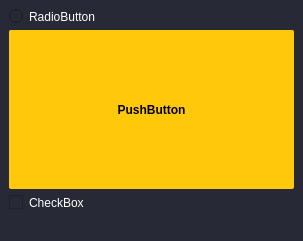
<?xml version="1.0" encoding="UTF-8"?>
<ui version="4.0">
 <class>MainWindow</class>
 <widget class="QMainWindow" name="MainWindow">
  <property name="geometry">
   <rect>
    <x>0</x>
    <y>0</y>
    <width>303</width>
    <height>241</height>
   </rect>
  </property>
  <property name="windowTitle">
   <string>Super Programa</string>
  </property>
  <property name="windowIcon">
   <iconset resource="../recursos.qrc">
    <normaloff>:/data/recursos/info.png</normaloff>:/data/recursos/info.png</iconset>
  </property>
  <property name="styleSheet">
   <string notr="true">QWidget
{
	background-color: #282936;
	color: #ffffff;
	border-color: #000000;

}


/*-----QLabel-----*/
QLabel
{
	background-color: #282936;
	color: #ffffff;
	border-color: #000000;

}


/*-----QToolTip-----*/
QToolTip
{
	background-color: #282936;
	color: #fff;
	border: 1px solid #282936;
	font-weight: bold;

}


/*-----QToolButton-----*/
QPushButton
{
	background-color: #ffc80b;
	color: #000000;
	font-weight: bold;
	border: 0px solid;
	border-radius: 2px;

}


QPushButton::hover
{
	background-color: #ffe152;  

}


QPushButton::pressed
{
	background-color: #e5c010;

}


QPushButton::checked
{
	background-color: #e5c010;

}


/*-----QToolButton-----*/
QToolButton
{
	background-color: #ffc80b;
	color: #000000;
	font-weight: bold;
	border: 0px solid;
	border-radius: 2px;

}


QToolButton::hover
{
	background-color: #ffe152;  

}


QToolButton::pressed
{
	background-color: #e5c010;

}


QToolButton::checked
{
	background-color: #e5c010;

}


/*-----QLineEdit-----*/
QLineEdit
{
	background-color: white;
	color: #000000;
	padding: 3px;
	border: 0px solid;
	border-radius: 2px;
	selection-background-color: #0949ff;

}


QLineEdit::focus
{
	padding: 3px;
	border: 1px solid #0949ff;
	border-radius: 2px;

}


/*-----QTextEdit-----*/
QTextEdit
{
	background-color: white;
	color: #000;
	border-color: #000000;
	border: 0px solid;
	border-radius: 2px;

}


/*-----QListView-----*/
QListView
{
	background-color: #3a3a4e;
	color: #fff;
	border: 0px solid;
	border-radius: 2px;
	font-weight: bold;

}


QListView::item 
{
    padding: 5px;

}


QListView::item:selected 
{
    border: 1px solid #ffc80b;
    border: none;
    color: #000;
}


QListView::item:selected:!active 
{
    background-color: #ffc80b;
    border: none;
    color: #000;

}


QListView::item:selected:active 
{
    background-color: #ffc80b;
    border: none;
    color: #000;

}


QListView::item:hover 
{
    background-color: #282936;
    border: none;

}


/*-----QScrollBar-----*/
QScrollBar:vertical 
{
   border: none;
   width: 10px;

}


QScrollBar:horizontal 
{
   border: none;
   height: 10px;

}


QScrollBar::handle:vertical,
QScrollBar::handle:horizontal
{
   border: none;
   border-radius : 0px;
   background-color: #ffc80b;
   min-height: 80px;
   width : 12px;

}


QScrollBar::handle:vertical:hover,
QScrollBar::handle:horizontal:hover
{
   background-color: #e5c010; 

}


QScrollBar::add-line:vertical,
QScrollBar::add-line:horizontal
{
   border: none;
   background: transparent;
   height: 0px;
   subcontrol-position: bottom;
   subcontrol-origin: margin;

}


QScrollBar::add-line:vertical:hover,
QScrollBar::add-line:horizontal:hover
{
   background-color: transparent;

}


QScrollBar::add-line:vertical:pressed, 
QScrollBar::add-line:horizontal:pressed
{
   background-color: #3f3f3f;

}


QScrollBar::sub-line:vertical,
QScrollBar::sub-line:horizontal
{
   border: none;
   background: transparent;
   height: 0px;

}


QScrollBar::sub-line:vertical:hover,
QScrollBar::sub-line:horizontal:hover
{
   background-color: transparent;

}


QScrollBar::sub-line:vertical:pressed,
QScrollBar::sub-line:horizontal:pressed
{
   background-color: #3f3f3f;

}


QScrollBar::up-arrow:vertical,
QScrollBar::up-arrow:horizontal
{
   width: 0px;
   height: 0px;
   background: transparent;

}


QScrollBar::down-arrow:vertical, 
QScrollBar::down-arrow:horizontal
{
   width: 0px;
   height: 0px;
   background: transparent;

}


QScrollBar::add-page:vertical, QScrollBar::sub-page:vertical,
QScrollBar::add-page:horizontal, QScrollBar::sub-page:horizontal
{
   background-color: white;
	
}
</string>
  </property>
  <property name="iconSize">
   <size>
    <width>24</width>
    <height>22</height>
   </size>
  </property>
  <property name="toolButtonStyle">
   <enum>Qt::ToolButtonIconOnly</enum>
  </property>
  <widget class="QWidget" name="centralwidget">
   <property name="sizePolicy">
    <sizepolicy hsizetype="Expanding" vsizetype="Expanding">
     <horstretch>0</horstretch>
     <verstretch>0</verstretch>
    </sizepolicy>
   </property>
   <layout class="QVBoxLayout" name="verticalLayout_2">
    <item>
     <widget class="QRadioButton" name="radioButton">
      <property name="text">
       <string>RadioButton</string>
      </property>
     </widget>
    </item>
    <item>
     <widget class="QPushButton" name="pushButton">
      <property name="sizePolicy">
       <sizepolicy hsizetype="Expanding" vsizetype="Expanding">
        <horstretch>0</horstretch>
        <verstretch>0</verstretch>
       </sizepolicy>
      </property>
      <property name="toolTip">
       <string>prueba de tooltip</string>
      </property>
      <property name="whatsThis">
       <string>&lt;html&gt;&lt;head/&gt;&lt;body&gt;&lt;p&gt;prueba&lt;/p&gt;&lt;/body&gt;&lt;/html&gt;</string>
      </property>
      <property name="text">
       <string>PushButton</string>
      </property>
      <property name="icon">
       <iconset resource="../recursos.qrc">
        <normaloff>:/data/recursos/fichero.png</normaloff>:/data/recursos/fichero.png</iconset>
      </property>
     </widget>
    </item>
    <item>
     <widget class="QCheckBox" name="checkBox">
      <property name="maximumSize">
       <size>
        <width>85</width>
        <height>16</height>
       </size>
      </property>
      <property name="text">
       <string>CheckBox</string>
      </property>
     </widget>
    </item>
   </layout>
  </widget>
  <widget class="QMenuBar" name="menubar">
   <property name="geometry">
    <rect>
     <x>0</x>
     <y>0</y>
     <width>303</width>
     <height>22</height>
    </rect>
   </property>
  </widget>
  <widget class="QStatusBar" name="statusbar">
   <property name="whatsThis">
    <string>lol</string>
   </property>
   <property name="accessibleName">
    <string>lol</string>
   </property>
   <property name="autoFillBackground">
    <bool>false</bool>
   </property>
   <property name="inputMethodHints">
    <set>Qt::ImhHiddenText</set>
   </property>
  </widget>
 </widget>
 <resources>
  <include location="../recursos.qrc"/>
 </resources>
 <connections/>
</ui>
